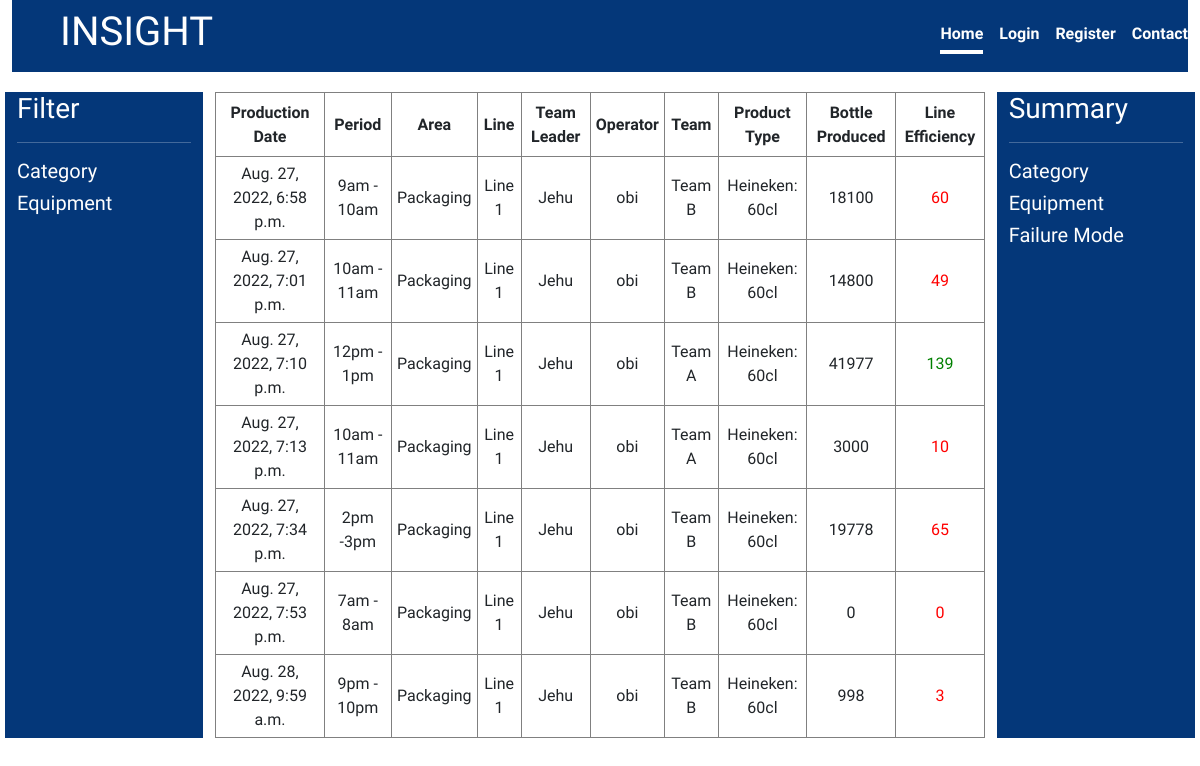
The app's page /insight/, older data.
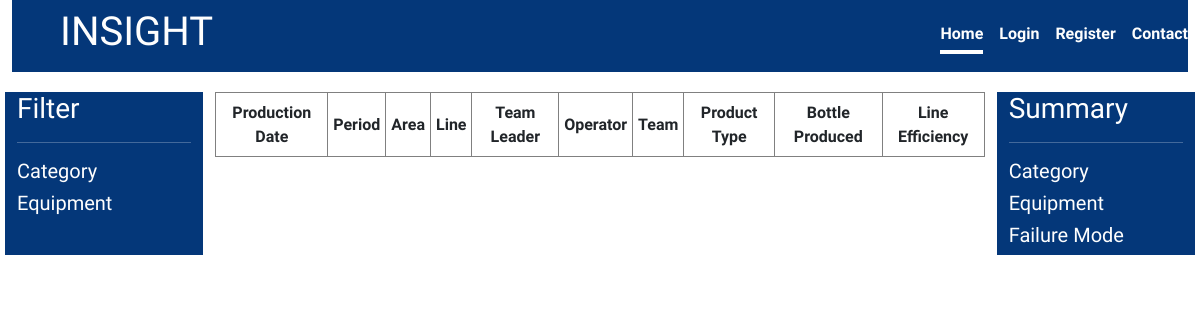
The same page, newer data.
### insight/models.py (models this page shows, shortened)
class InsightData(models.Model):
    area =models.ForeignKey(Area,on_delete=models.CASCADE)
    line =models.ForeignKey(Line,on_delete=models.CASCADE)
    line_speed =models.ForeignKey(Line_speed,on_delete=models.CASCADE)
    shift_type =models.ForeignKey(Shift_type,on_delete=models.CASCADE)
    line_manager =models.ForeignKey(Line_manager,default='Oyom',on_delete=models.SET_DEFAULT)
    team_leader =models.ForeignKey(Team_leader,on_delete=models.SET_DEFAULT,default='Oyom')
    data_operator = models.ForeignKey(Data_operator,on_delete=models.SET_DEFAULT,default='Oyom')
    production_team =models.ForeignKey(Production_team,on_delete=models.CASCADE)
    product_type =models.ForeignKey(Product_type,on_delete=models.SET_DEFAULT,default='no-name')
    time_period =models.ForeignKey(Time_period,on_delete=models.CASCADE)
    last_counter_reading =models.PositiveIntegerField(default=0)
    new_counter_reading =models.PositiveIntegerField()
    production_date =models.DateTimeField(auto_now_add=True)
    modified_date =models.DateTimeField(auto_now=True)
    bbt_no =models.CharField(max_length=6)
    bottle_produced =models.PositiveIntegerField(null=True,blank=True)
    deviation_duration =models.PositiveIntegerField(null=True,blank=True)
    line_output =models.PositiveIntegerField(null=True,blank=True)
    opi =models.DecimalField(max_digits=5,decimal_places=2,null=True,blank=True)
    deviation_data=models.ManyToManyField('Deviation',blank=True)

class Time_period(models.Model):
    name = models.CharField(max_length=100)
    def __str__(self):
        return self.name

class Area(models.Model):
    name = models.CharField(max_length=100,)
    def __str__(self):
     return self.name

class Line(models.Model):
    name = models.CharField(max_length=100)
    def __str__(self):
        return self.name

class Team_leader(models.Model):
    name = models.CharField(max_length=100)
    def __str__(self):
        return self.name

class Data_operator(models.Model):
    name = models.CharField(max_length=100)
    def __str__(self):
        return self.name

class Production_team(models.Model):
    name = models.CharField(max_length=100)
    def __str__(self):
        return self.name

class Product_type(models.Model):
    name = models.CharField(max_length=50)
    bottle_size =models.CharField(max_length=50)
    bottles_per_carton =models.PositiveIntegerField()
    def __str__(self):
        return f'{self.name}: {self.bottle_size}'

### insight/views.py (the view)
# urls.py: path('',InsightDataListView.as_view(),name='list-data'),
class InsightDataListView(ListView):
    model = InsightData
    template_name = "insight/list-data.html"
    context_object_name= 'datas'

### insight/templates/insight/list-data.html
{% extends 'base.html' %} {% block content %} {% include 'navbar.html' %}
<div class="kpi">
  <div class="row">
    <div class="col-2 content-sidebar">
      <h3>Filter</h3>
      <hr />
      <h5>Category</h5>
      <h5>Equipment</h5>
    </div>
    <div class="col-8 content-table">
      <table>
        <thead>
          <tr>
            <th>Production Date</th>
            <th>Period</th>
            <th>Area</th>
            <th>Line</th>
            <th>Team Leader</th>
            <th>Operator</th>
            <th>Team</th>
            <th>Product Type</th>
            <th>Bottle Produced</th>
            <th>Line Efficiency</th>
          </tr>
        </thead>
        <tbody>
          {% for data in datas %}
          <tr>
            <td>{{data.production_date}}</td>
            <td>{{data.time_period}}</td>
            <td>{{data.area}}</td>
            <td>{{data.line}}</td>
            <td>{{data.team_leader}}</td>
            <td>{{data.data_operator}}</td>
            <td>{{data.production_team}}</td>
            <td>{{data.product_type}}</td>
            <td>{{data.bottle_produced}}</td>
            <td class="opi">{{data.line_output}}</td>
          </tr>
          {% endfor %}
        </tbody>
      </table>
    </div>
    <div class="col-2 content-sidebar">
      <h3>Summary</h3>
      <hr />
      <h5>Category</h5>
      <h5>Equipment</h5>
      <h5>Failure Mode</h5>
    </div>
  </div>
</div>
{% endblock content %}

Row changes from the older to the newer data that the page shows:
removed InsightData: production_date "Aug. 27, 2022, 6:58 p.m.", time_period "9am - 10am", area "Packaging", line "Line 1", team_leader "Jehu", data_operator "obi", production_team "Team B", product_type "Heineken: 60cl", bottle_produced "18100", line_output "60"
removed InsightData: production_date "Aug. 27, 2022, 7:01 p.m.", time_period "10am - 11am", area "Packaging", line "Line 1", team_leader "Jehu", data_operator "obi", production_team "Team B", product_type "Heineken: 60cl", bottle_produced "14800", line_output "49"
removed InsightData: production_date "Aug. 27, 2022, 7:10 p.m.", time_period "12pm - 1pm", area "Packaging", line "Line 1", team_leader "Jehu", data_operator "obi", production_team "Team A", product_type "Heineken: 60cl", bottle_produced "41977", line_output "139"
removed InsightData: production_date "Aug. 27, 2022, 7:13 p.m.", time_period "10am - 11am", area "Packaging", line "Line 1", team_leader "Jehu", data_operator "obi", production_team "Team A", product_type "Heineken: 60cl", bottle_produced "3000", line_output "10"
removed InsightData: production_date "Aug. 27, 2022, 7:34 p.m.", time_period "2pm -3pm", area "Packaging", line "Line 1", team_leader "Jehu", data_operator "obi", production_team "Team B", product_type "Heineken: 60cl", bottle_produced "19778", line_output "65"
removed InsightData: production_date "Aug. 27, 2022, 7:53 p.m.", time_period "7am - 8am", area "Packaging", line "Line 1", team_leader "Jehu", data_operator "obi", production_team "Team B", product_type "Heineken: 60cl", bottle_produced "0", line_output "0"
removed InsightData: production_date "Aug. 28, 2022, 9:59 a.m.", time_period "9pm - 10pm", area "Packaging", line "Line 1", team_leader "Jehu", data_operator "obi", production_team "Team B", product_type "Heineken: 60cl", bottle_produced "998", line_output "3"
